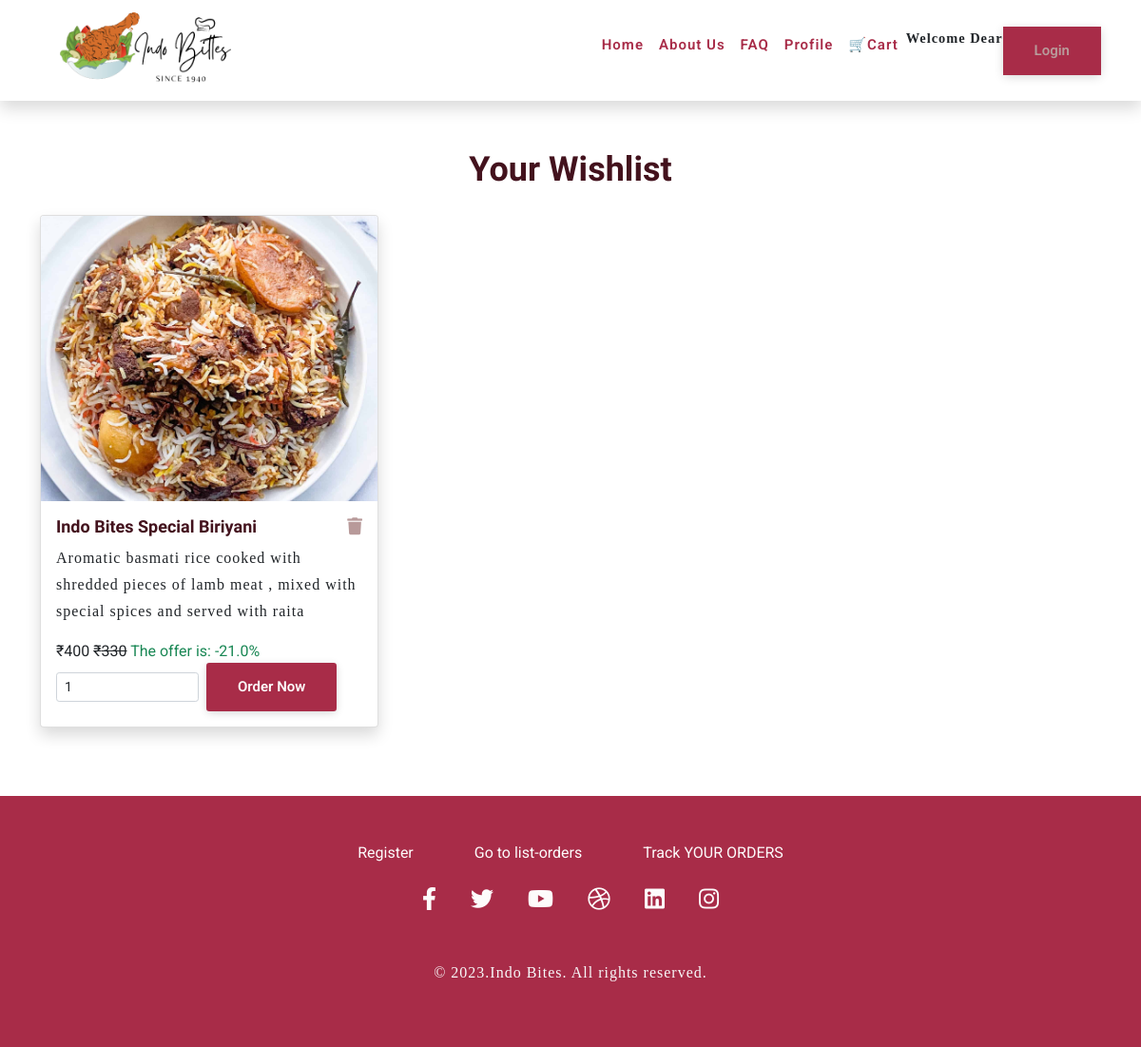
/display_wishlist (signed in), run on an earlier commit of the app's database.
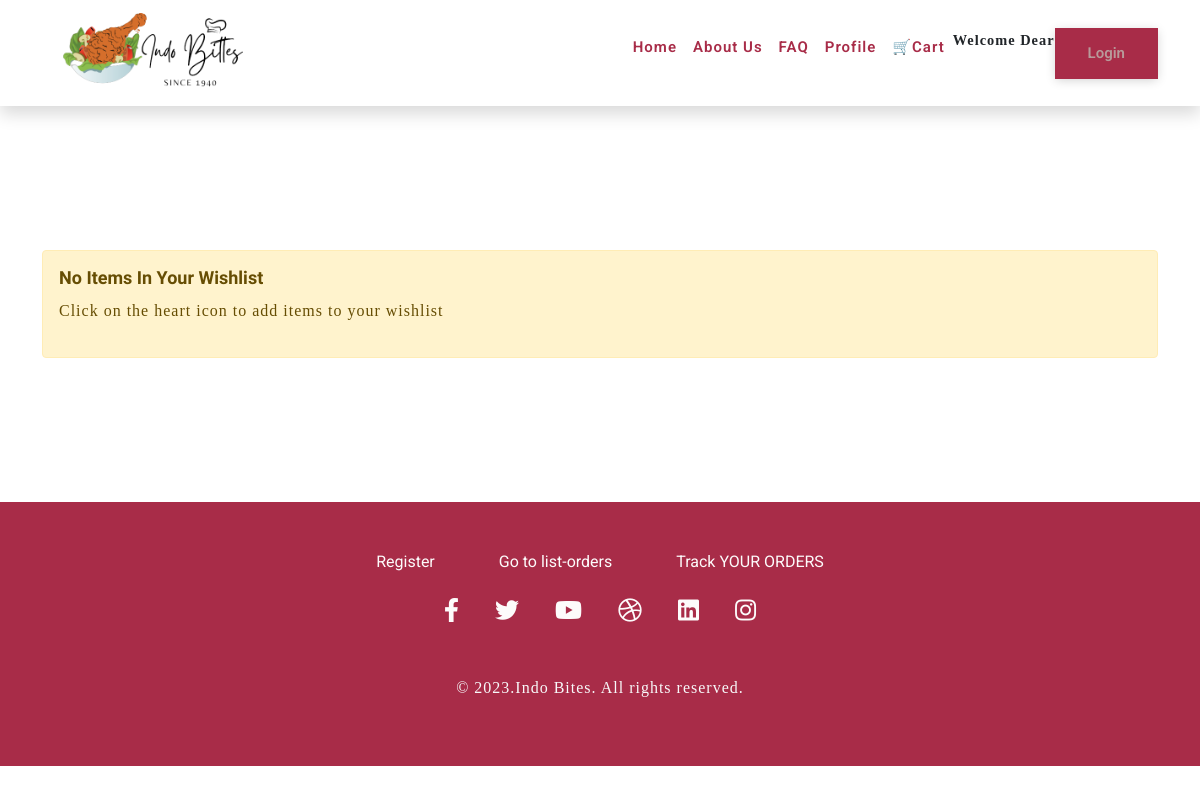
And on a later commit of the database.
### bongapp/models.py (models this page shows, shortened)
class Wishlist(models.Model):
    user = models.ForeignKey(User, on_delete=models.CASCADE)
    product = models.ForeignKey(Product, on_delete=models.CASCADE)
    class Meta:
        unique_together = ('user', 'product')

class Product(models.Model):
    product_id=models.AutoField
    product_name=models.CharField(max_length=100)
    category=models.CharField(max_length=50,default="")
    subcategory=models.CharField(max_length=70,default="spe")
    price=models.IntegerField(default=0)
    oldprice=models.IntegerField(default=330)
    image=models.ImageField(upload_to="shop",default="demo.jpg") # store image
    description=models.CharField(max_length=500)
    pub_date=models.DateField()
    stripe_price_id = models.CharField(max_length=255, blank=True, null=True)
    stripe_product_id=models.CharField(max_length=255,blank=True,null=True)

### bongapp/views.py (the view)
# urls.py: path('display_wishlist',views.displayWishlist,name='display_wishlist'),
def displayWishlist(request):
    wishlist = Wishlist.objects.filter(user=request.user)
    return render(request, 'wishlist.html', {'wishlist': wishlist})

### templates/wishlist.html (shortened to what the changed rows need)
{% load static %}
{% load mathfilters %}
<!DOCTYPE html>
<html lang="en">
<head>
    <link href="https://cdn.jsdelivr.net/npm/bootstrap@5.0.1/dist/css/bootstrap.min.css" rel="stylesheet">
    <link rel="stylesheet" href="https://cdnjs.cloudflare.com/ajax/libs/font-awesome/5.15.2/css/all.min.css">
    <link rel="stylesheet" href="{% static 'style.css' %}">
</head>
<body>
    {% if wishlist %}
    <section id="explore-food" class="py-5">
        <div class="container">
            <div class="section-title text-center mb-4">
                <h2>Your Wishlist</h2>
            </div>
            <div class="row">
                {% for obj in wishlist %}
                <div class="col-md-4 mb-4">
                    <div class="card h-100 shadow">
                        <img decoding="async" src="/media/{{obj.product.image}}" class="card-img-top" alt="{{obj.product.product_name}}" style="width: 100%; height: 300px; object-fit: cover;">
                        <div class="card-body">
                            <h4 class="card-title">{{obj.product.product_name}}
                                <a href="/remove_from_wishlist/{{obj.id}}" class="float-end" aria-label="Close"><i class="fa fa-trash" aria-hidden="true"></i></a>
                            </h4>
                            <p class="card-text">{{obj.product.description}}</p>
                            <span>₹{{obj.product.price}} <del>₹{{obj.product.oldprice}}</del></span>
                            {% widthratio obj.product.price obj.product.oldprice 100 as width %}
                            <span class="text-success">The offer is: {{ 100|sub:width }}%</span>
                            <form action="/add_to_cart" method="POST">
                                <div class="d-flex align-items-center">
                                    <input type="number" name="quantity" value="1" min="1" class="form-control form-control-sm me-2" style="max-width: 150px;">
                                    <button class="main-btn btn btn-danger btn-sm" type="submit">Order Now</button>
                                </div>
                            </form>
                        </div>
                    </div>
                </div>
                {% endfor %}
            </div>
        </div>
    </section>
    {% else %}
    <br>
    <br>
    <br>
    <br>
    <div class="container mt-5 mb-5">
        <div class="alert alert-warning" role="alert">
            <h4 class="alert-heading">No items in your wishlist</h4>
            <p>Click on the heart icon to add items to your wishlist</p>
        </div>
    </div>
    <br>
    <br>
    <br>
    <br>
    {% endif %}
</body>
</html>

What changed in the data, as far as the page shows it:
removed Wishlist: product.image (picture), product.product_name "Indo Bites Special Biriyani", product.description "Aromatic basmati rice cooked with shredded pieces of lamb meat , mixed with special spices and served with raita", product.price "400", product.oldprice "330", value "-21.0"
Also different on the page:
text no longer shown: "Your Wishlist"
text now shown: "No Items In Your Wishlist Click on the heart icon to add items to your wishlist"
